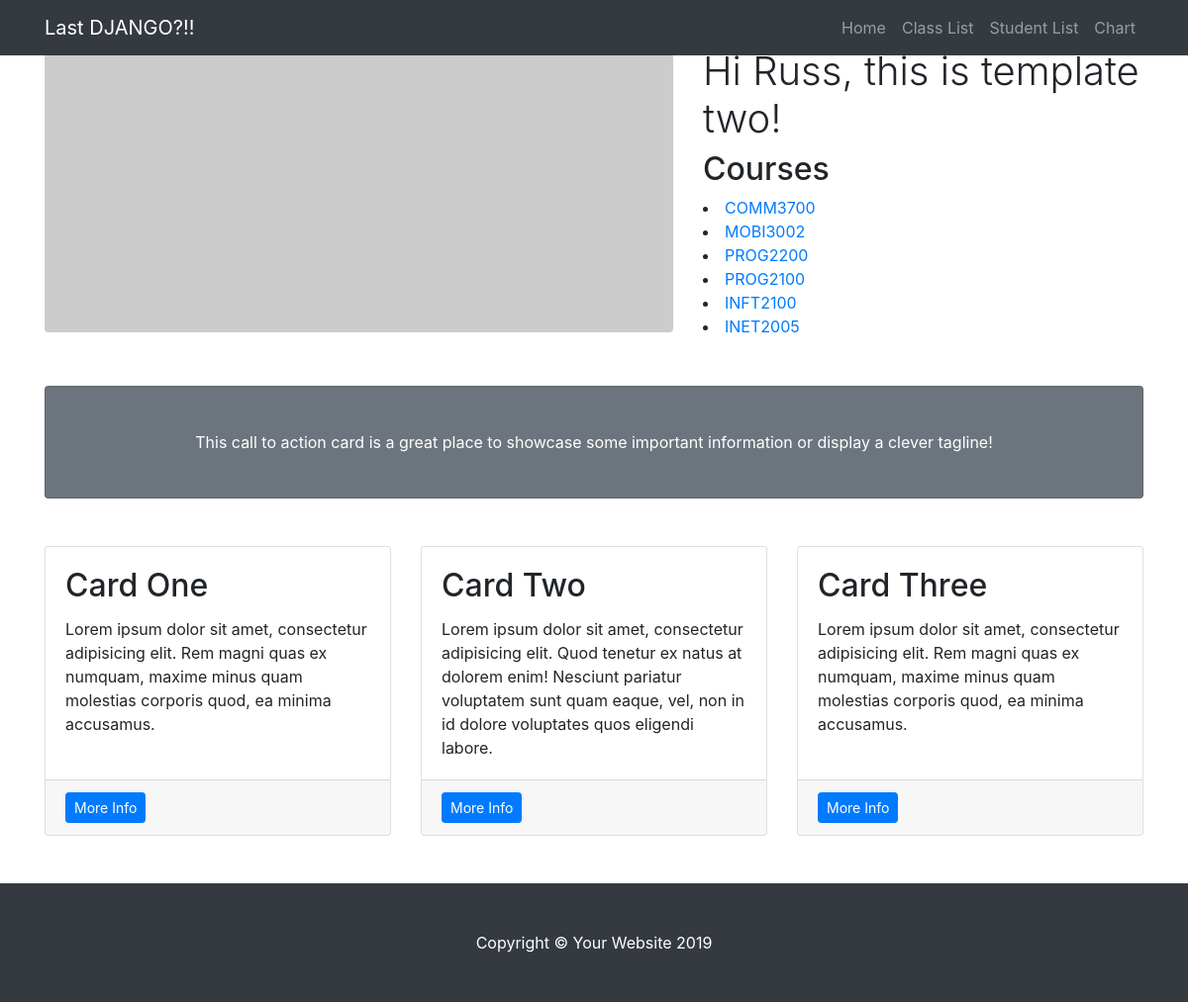
Page /Models/class_list on the committed database.
### Models/models.py (models this page shows, shortened)
class Course(models.Model):
    course_name = models.CharField(max_length=200)
    course_days = models.ManyToManyField(Day)
    course_time = models.ManyToManyField(Time)

### Models/views.py (the view)
# urls.py: path('class_list', views.ClassView.as_view(), name='class'),
class ClassView(generic.ListView):
    model = Course
    template_name = 'Models/class_list.html'
    context_object_name = 'course'

### templates/Models/class_list.html
{% extends "Models/base.html" %}
{% block content %}
        <h2>Courses </h2>
    {% for cla in course%}
        <li><a href="{% url 'Models:classDetail' cla.id %}">{{  cla.course_name }}</a></li>
    {% endfor %}
{% endblock %}

### rows in the picture
Course: course_name "COMM3700"
Course: course_name "MOBI3002"
Course: course_name "PROG2200"
Course: course_name "PROG2100"
Course: course_name "INFT2100"
Course: course_name "INET2005"
